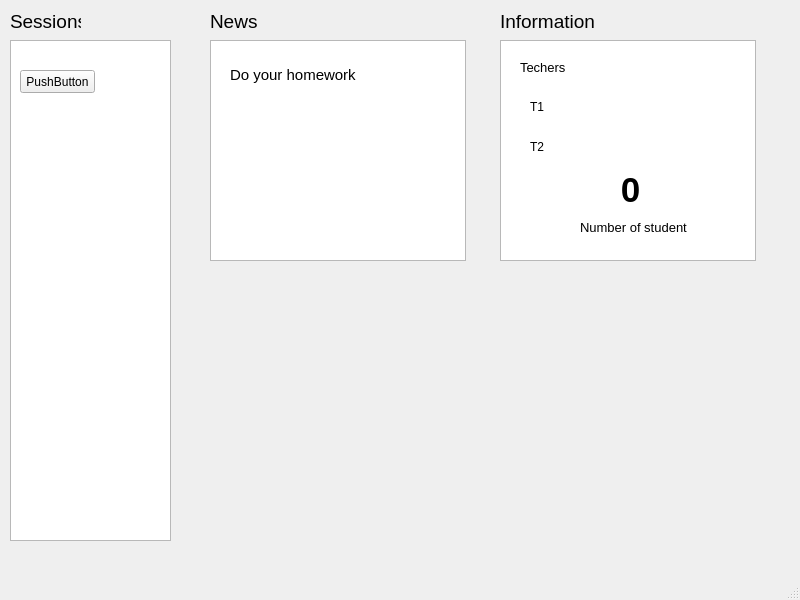
<?xml version="1.0" encoding="UTF-8"?>
<ui version="4.0">
 <class>MainWindow</class>
 <widget class="QMainWindow" name="MainWindow">
  <property name="geometry">
   <rect>
    <x>0</x>
    <y>0</y>
    <width>800</width>
    <height>600</height>
   </rect>
  </property>
  <property name="windowTitle">
   <string>MainWindow</string>
  </property>
  <widget class="QWidget" name="centralwidget">
   <widget class="QTextBrowser" name="STB">
    <property name="geometry">
     <rect>
      <x>10</x>
      <y>40</y>
      <width>161</width>
      <height>501</height>
     </rect>
    </property>
   </widget>
   <widget class="QLabel" name="SessionL">
    <property name="geometry">
     <rect>
      <x>10</x>
      <y>10</y>
      <width>71</width>
      <height>21</height>
     </rect>
    </property>
    <property name="text">
     <string>&lt;html&gt;&lt;head/&gt;&lt;body&gt;&lt;p&gt;&lt;span style=&quot; font-size:14pt;&quot;&gt;Sessions&lt;/span&gt;&lt;/p&gt;&lt;/body&gt;&lt;/html&gt;</string>
    </property>
   </widget>
   <widget class="QLabel" name="NewsL">
    <property name="geometry">
     <rect>
      <x>210</x>
      <y>10</y>
      <width>47</width>
      <height>21</height>
     </rect>
    </property>
    <property name="text">
     <string>&lt;html&gt;&lt;head/&gt;&lt;body&gt;&lt;p&gt;&lt;span style=&quot; font-size:14pt;&quot;&gt;News&lt;/span&gt;&lt;/p&gt;&lt;/body&gt;&lt;/html&gt;</string>
    </property>
   </widget>
   <widget class="QTextBrowser" name="NTB">
    <property name="geometry">
     <rect>
      <x>210</x>
      <y>40</y>
      <width>256</width>
      <height>221</height>
     </rect>
    </property>
   </widget>
   <widget class="QLabel" name="InfoL">
    <property name="geometry">
     <rect>
      <x>500</x>
      <y>10</y>
      <width>131</width>
      <height>20</height>
     </rect>
    </property>
    <property name="text">
     <string>&lt;html&gt;&lt;head/&gt;&lt;body&gt;&lt;p&gt;&lt;span style=&quot; font-size:14pt;&quot;&gt;Information&lt;/span&gt;&lt;/p&gt;&lt;/body&gt;&lt;/html&gt;</string>
    </property>
   </widget>
   <widget class="QTextBrowser" name="ITB">
    <property name="geometry">
     <rect>
      <x>500</x>
      <y>40</y>
      <width>256</width>
      <height>221</height>
     </rect>
    </property>
   </widget>
   <widget class="QLabel" name="TacherL">
    <property name="geometry">
     <rect>
      <x>520</x>
      <y>60</y>
      <width>47</width>
      <height>13</height>
     </rect>
    </property>
    <property name="text">
     <string>&lt;html&gt;&lt;head/&gt;&lt;body&gt;&lt;p&gt;&lt;span style=&quot; font-size:10pt;&quot;&gt;Techers&lt;/span&gt;&lt;/p&gt;&lt;/body&gt;&lt;/html&gt;</string>
    </property>
   </widget>
   <widget class="QLabel" name="SnL">
    <property name="geometry">
     <rect>
      <x>580</x>
      <y>220</y>
      <width>121</width>
      <height>16</height>
     </rect>
    </property>
    <property name="text">
     <string>&lt;html&gt;&lt;head/&gt;&lt;body&gt;&lt;p&gt;&lt;span style=&quot; font-size:10pt;&quot;&gt;Number of student&lt;/span&gt;&lt;/p&gt;&lt;/body&gt;&lt;/html&gt;</string>
    </property>
   </widget>
   <widget class="QLabel" name="StudnetN">
    <property name="geometry">
     <rect>
      <x>580</x>
      <y>170</y>
      <width>101</width>
      <height>41</height>
     </rect>
    </property>
    <property name="text">
     <string>&lt;html&gt;&lt;head/&gt;&lt;body&gt;&lt;p align=&quot;center&quot;&gt;&lt;span style=&quot; font-size:26pt; font-weight:600;&quot;&gt;0&lt;/span&gt;&lt;/p&gt;&lt;/body&gt;&lt;/html&gt;</string>
    </property>
   </widget>
   <widget class="QLabel" name="NewsA">
    <property name="geometry">
     <rect>
      <x>230</x>
      <y>50</y>
      <width>211</width>
      <height>51</height>
     </rect>
    </property>
    <property name="text">
     <string>&lt;html&gt;&lt;head/&gt;&lt;body&gt;&lt;p&gt;&lt;span style=&quot; font-size:11pt;&quot;&gt;Do your homework&lt;/span&gt;&lt;/p&gt;&lt;/body&gt;&lt;/html&gt;</string>
    </property>
   </widget>
   <widget class="QLabel" name="T1">
    <property name="geometry">
     <rect>
      <x>530</x>
      <y>100</y>
      <width>47</width>
      <height>13</height>
     </rect>
    </property>
    <property name="text">
     <string>T1</string>
    </property>
   </widget>
   <widget class="QLabel" name="T2">
    <property name="geometry">
     <rect>
      <x>530</x>
      <y>140</y>
      <width>47</width>
      <height>13</height>
     </rect>
    </property>
    <property name="text">
     <string>T2</string>
    </property>
   </widget>
   <widget class="QPushButton" name="pushButton">
    <property name="geometry">
     <rect>
      <x>20</x>
      <y>70</y>
      <width>75</width>
      <height>23</height>
     </rect>
    </property>
    <property name="text">
     <string>PushButton</string>
    </property>
   </widget>
  </widget>
  <widget class="QMenuBar" name="menubar">
   <property name="geometry">
    <rect>
     <x>0</x>
     <y>0</y>
     <width>800</width>
     <height>21</height>
    </rect>
   </property>
  </widget>
  <widget class="QStatusBar" name="statusbar"/>
 </widget>
 <resources/>
 <connections/>
</ui>
